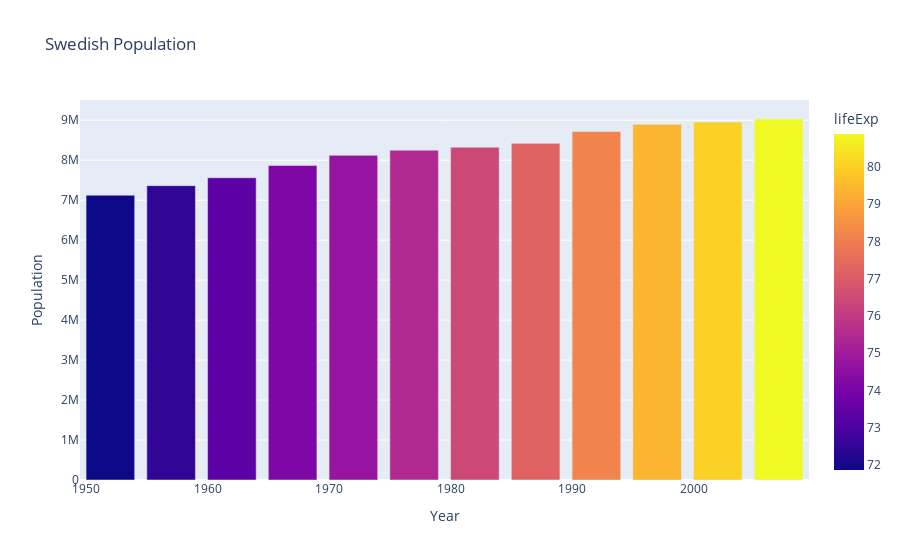

Notebook source saved alongside this figure:
### Markdown cell above
## Bar chart

### Code cell
fig = px.bar(sweden, x="year", y="pop", labels={
             "year": "Year", "pop": "Population"}, title="Swedish Population", color="lifeExp")
fig.show()

### Figure 1 — Plotly figure (JSON) as saved in the notebook; plotly's stock layout.template omitted (floating-point values rounded to 4 significant figures)
{"data": [{"alignmentgroup": "True", "hovertemplate": "Year=%{x}<br>Population=%{y}<br>lifeExp=%{marker.color}<extra></extra>", "legendgroup": "", "marker": {"color": [71.86, 72.49, 73.37, 74.16, 74.72, 75.44, 76.42, 77.19, 78.16, 79.39, 80.04, 80.88], "coloraxis": "coloraxis", "pattern": {"shape": ""}}, "name": "", "offsetgroup": "", "orientation": "v", "showlegend": false, "textposition": "auto", "type": "bar", "x": [1952, 1957, 1962, 1967, 1972, 1977, 1982, 1987, 1992, 1997, 2002, 2007], "xaxis": "x", "y": [7124673, 7363802, 7561588, 7867931, 8122293, 8251648, 8325260, 8421403, 8718867, 8897619, 8954175, 9031088], "yaxis": "y"}], "layout": {"barmode": "relative", "coloraxis": {"colorbar": {"title": {"text": "lifeExp"}}, "colorscale": [[0, "#0d0887"], [0.1111, "#46039f"], [0.2222, "#7201a8"], [0.3333, "#9c179e"], [0.4444, "#bd3786"], [0.5556, "#d8576b"], [0.6667, "#ed7953"], [0.7778, "#fb9f3a"], [0.8889, "#fdca26"], [1, "#f0f921"]]}, "legend": {"tracegroupgap": 0}, "title": {"text": "Swedish Population"}, "xaxis": {"anchor": "y", "domain": [0, 1], "title": {"text": "Year"}}, "yaxis": {"anchor": "x", "domain": [0, 1], "title": {"text": "Population"}}}}
